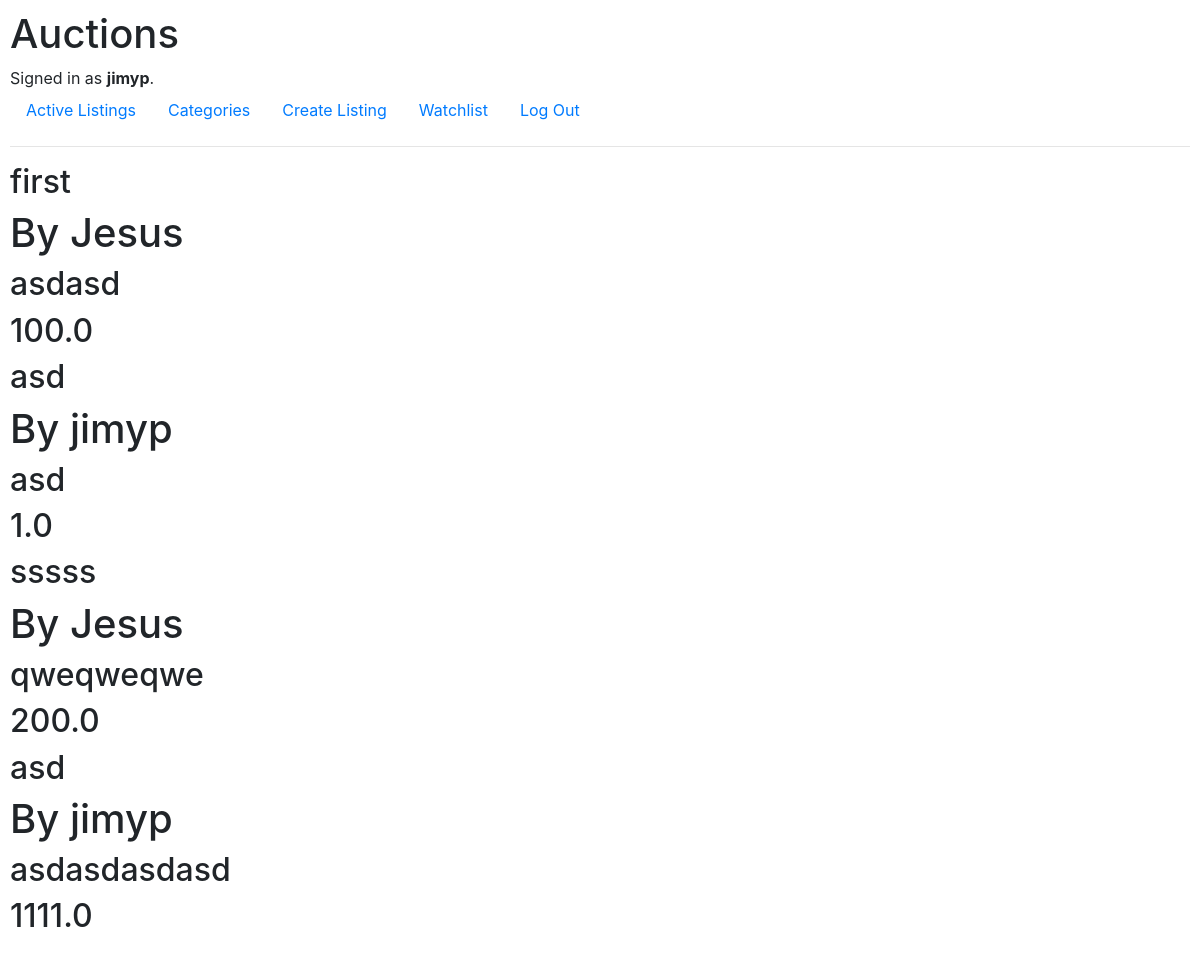
The app's page /watchlist (signed in) with its own data.
### auctions/models.py (models this page shows, shortened)
class User(AbstractUser):
    pass

class Listing(models.Model):
    poster = models.ForeignKey(User, on_delete=models.CASCADE, related_name="listings")
    title = models.CharField(max_length=50)
    description = models.TextField()
    initialPrice = models.FloatField()
    active = models.BooleanField()
    imgLink = models.CharField(max_length=100, blank=True)
    category = models.ForeignKey(Category,on_delete=models.CASCADE,blank=True, null=True, related_name="listings")
    watchlistedBy = models.ManyToManyField(User, null=True, blank=True, related_name="watchlist")

### auctions/views.py (the view)
# urls.py: path("watchlist",views.watchlist, name="watchlist"),
def watchlist(request):
    userListings = Listing.objects.filter(watchlistedBy=request.user)
    return render(request, "auctions/watchlist.html", {"listings": userListings})

### auctions/templates/auctions/watchlist.html
{% extends "auctions/layout.html" %}
{% block body %}
    {% for listing in listings %}
        <div>
            <h2>{{listing.title}}</h2>
            <h1>By {{listing.poster}}</h1>
            <h2>{{listing.description}}</h2>
            <h2>{{listing.initialPrice}}</h2>
        </div>
    {% endfor %}
{% endblock  %}

### auctions/templates/auctions/layout.html (shortened to what this page needs)
{% load static %}
<!DOCTYPE html>
<html lang="en">
    <head>
        <link rel="stylesheet" href="https://stackpath.bootstrapcdn.com/bootstrap/4.4.1/css/bootstrap.min.css">
        <link href="{% static 'auctions/styles.css' %}" rel="stylesheet">
    </head>
    <body>
        <h1>Auctions</h1>
        <div>
            {% if user.is_authenticated %}
                Signed in as <strong>{{ user.username }}</strong>.
            {% else %}
                Not signed in.
            {% endif %}
        </div>
        <ul class="nav">
            <li class="nav-item">
                <a class="nav-link" href="{% url 'index' %}">Active Listings</a>
            </li>
            <li class="nav-item">
                <a class="nav-link" href="{% url 'categories' %}">Categories</a>
            </li>
            <li>
                <a class="nav-link" href="{% url 'createListing' %}">Create Listing</a>
            </li>
            {% if user.is_authenticated %}
                <li class="nav-item">
                    <a class="nav-link" href="{% url 'watchlist' %}">Watchlist</a>
                </li>
                <li class="nav-item">
                    <a class="nav-link" href="{% url 'logout' %}">Log Out</a>
                </li>
            {% endif %}
        </ul>
        <hr>
        {% block body %}
        {% endblock %}
    </body>
</html>

### auctions/static/auctions/styles.css (style rules this page uses)
body { padding: 10px; }

### records on screen
User: username "jimyp"
Listing: title "first", poster "Jesus", description "asdasd", initialPrice "100.0"
Listing: title "asd", poster "jimyp", description "asd", initialPrice "1.0"
Listing: title "sssss", poster "Jesus", description "qweqweqwe", initialPrice "200.0"
Listing: title "asd", poster "jimyp", description "asdasdasdasd", initialPrice "1111.0"
